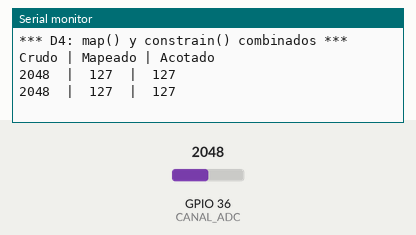
This sketch was run on a simulated ESP32. On the bench: the last lines printed to the serial monitor. The inputs (shaded band) are chosen by the test bench; at power-on: GPIO 36 (CANAL_ADC) = 2048.

Above: at 2.2 s.
2.3 s: GPIO 36 (CANAL_ADC) set to 2866
At 2.3 s:
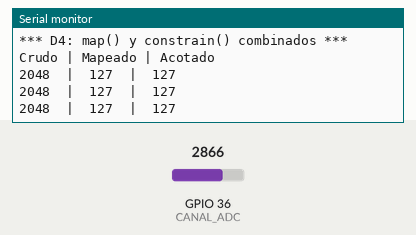
3.8 s: GPIO 36 (CANAL_ADC) set to 3603
At 4.5 s:
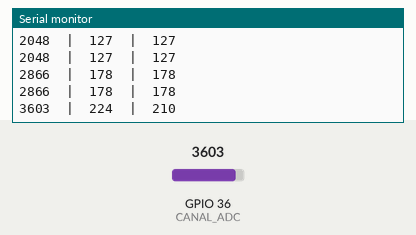
Timing chart, 0 to 6.8 s (numbered marks = the images above; inputs shaded):
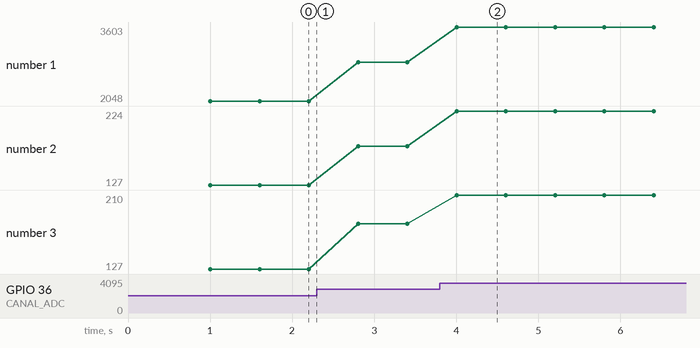

The sketch:

D4.ino
```cpp
 const int CANAL_ADC = 36;

void setup() {
  Serial.begin(115200);
  delay(1000);
  Serial.println("*** D4: map() y constrain() combinados ***");
  Serial.println("Crudo | Mapeado | Acotado");
}

void loop() {
  int lectura    = analogRead(CANAL_ADC);
  int convertido = map(lectura, 0, 4095, 0, 255);
  int limitado   = constrain(convertido, 40, 210);

  Serial.print(lectura);
  Serial.print("  |  ");
  Serial.print(convertido);
  Serial.print("  |  ");
  Serial.println(limitado);

  delay(600);
}
```

Measured:
- after the input at 3.8 s, the serial monitor: prints a new line after 0.20 s (image 2)
- plotted number 1: 2048 → 2866 after the input at 2.3 s, 2866 → 3603 after the input at 3.8 s
- plotted number 2: 127 → 178 after the input at 2.3 s, 178 → 224 after the input at 3.8 s
- plotted number 3: 127 → 178 after the input at 2.3 s, 178 → 210 after the input at 3.8 s
